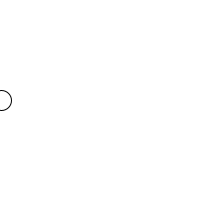
Frame 1 (no input)
Frame 60 (the mouse pressed at the canvas centre just before this capture): identical to frame 1, image omitted
Frame 120 (the mouse held since frame 60 and released just before this capture): identical to frame 1, image omitted

The Processing sketch that drew this single still picture (run headless with seeded random() and noise(); from frame 60 on, the mouse is pressed at the canvas centre):

// Processing sketch: Lab2
// ── Lab2.pde
float moveX;
float x;
float y;

void setup() {
  size(200, 200);
  moveX = 1;
  x=100;
  y=100;
}

void draw() {
  background(255);
  ellipse(moveX, y, 20, 20);
}

void keyPressed() {
  if (key == 'z') {
    moveX = x - moveX;
  } else if (key == 'x') {
    moveX = moveX + x;
  } else if (key == 's') {
    moveX = 0;
  }
}
